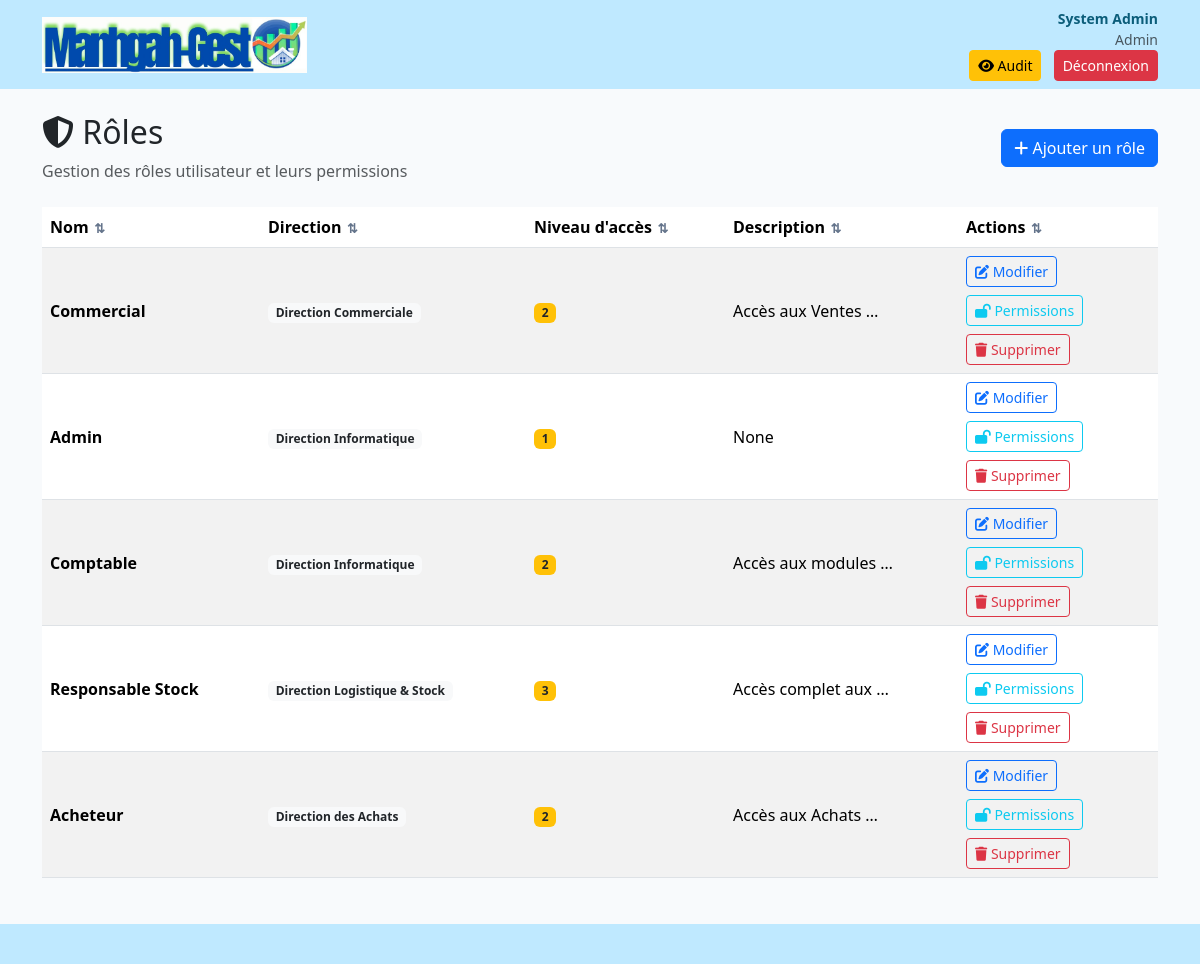
The app's page /roles/ (signed in) with its own data.
### core/models.py (models this page shows, shortened)
class UtilisateurProfile(models.Model):
    user = models.OneToOneField('auth.User', on_delete=models.CASCADE, verbose_name='Compte auth')
    societe = models.ForeignKey(Societe, on_delete=models.PROTECT, verbose_name='Société')
    agence = models.ForeignKey(Agence, on_delete=models.SET_NULL, blank=True, null=True, verbose_name='Agence')
    role = models.ForeignKey(Role, on_delete=models.PROTECT, verbose_name='Rôle')
    nom = models.CharField(max_length=100, verbose_name='Nom')
    prenom = models.CharField(max_length=100, verbose_name='Prénom')
    email = models.EmailField(max_length=100, unique=True, verbose_name='Email')
    telephone = models.CharField(max_length=20, blank=True, null=True, verbose_name='Téléphone')
    photo = models.CharField(max_length=255, blank=True, null=True, verbose_name='Photo')
    actif = models.BooleanField(default=True, verbose_name='Actif')
    derniere_connexion = models.DateTimeField(blank=True, null=True, verbose_name='Dernière Connexion')
    date_creation = models.DateTimeField(auto_now_add=True, verbose_name='Date Création')
    date_modification = models.DateTimeField(auto_now=True, verbose_name='Date Modification')
    class Meta:
        verbose_name = 'Utilisateur'
        verbose_name_plural = 'Utilisateurs'
        ordering = ['nom', 'prenom']
        indexes = [
            models.Index(fields=['societe', 'agence', 'actif']),
        ]

class Role(models.Model):
    DIRECTION_CHOICES = [
        ('Direction Commerciale', 'Direction Commerciale'),
        ('Direction des Achats', 'Direction des Achats'),
        ('Direction des Ressources Humaines', 'Direction des Ressources Humaines'),
        ('Direction de la Production', 'Direction de la Production'),
        ('Direction Logistique & Stock', 'Direction Logistique & Stock'),
        ('Direction Informatique', 'Direction Informatique'),
        ('Direction Juridique', 'Direction Juridique'),
        ('Direction des Projets', 'Direction des Projets'),
    ]
    nom = models.CharField(max_length=50, unique=True, verbose_name='Nom du rôle')
    direction = models.CharField(max_length=50, choices=DIRECTION_CHOICES, blank=True, null=True, verbose_name='Direction')
    description = models.TextField(blank=True, null=True, verbose_name='Description')
    niveau_acces = models.IntegerField(default=1, verbose_name='Niveau d’accès')
    actif = models.BooleanField(default=True, verbose_name='Actif')
    created_at = models.DateTimeField(auto_now_add=True, verbose_name='Créé le')
    class Meta:
        verbose_name = 'Rôle'
        verbose_name_plural = 'Rôles'
        ordering = ['direction', 'niveau_acces', 'nom']
    def __str__(self):
        return self.nom

### core/views.py (the view)
# urls.py: path('roles/', views.role_list, name='role_list'),
@permission_required('role_voir')
def role_list(request):
    roles = Role.objects.all()
    return render(request, 'core/role_list.html', {'roles': roles})

### templates/core/role_list.html
{% extends 'core/base.html' %}
{% block content %}
  <div class="d-flex justify-content-between align-items-center mb-4">
    <div>
      <h2><i class="fas fa-shield-alt"></i> Rôles</h2>
      <p class="text-muted mb-0">Gestion des rôles utilisateur et leurs permissions</p>
    </div>
    <a href="{% url 'role_create' %}{% if request.GET.standalone == '1' %}?standalone=1{% endif %}" class="btn btn-primary">
      <i class="fas fa-plus"></i> Ajouter un rôle
    </a>
  </div>
  <div class="table-responsive">
    <table class="table table-striped table-hover align-middle">
      <thead>
        <tr>
          <th>Nom</th>
          <th>Direction</th>
          <th>Niveau d'accès</th>
          <th>Description</th>
          <th style="width: 200px;">Actions</th>
        </tr>
      </thead>
      <tbody>
        {% for role in roles %}
          <tr>
            <td>
              <strong>{{ role.nom }}</strong>
            </td>
            <td>
              {% if role.direction %}
              <small class="badge bg-light text-dark">{{ role.direction }}</small>
              {% else %}
              <span class="text-muted">-</span>
              {% endif %}
            </td>
            <td>
              <span class="badge bg-warning text-dark">{{ role.niveau_acces }}</span>
            </td>
            <td>{{ role.description|truncatewords:3 }}</td>
            <td>
              <div class="d-flex gap-2 flex-wrap">
                <a href="{% url 'role_update' role.pk %}{% if request.GET.standalone == '1' %}?standalone=1{% endif %}"
                   class="btn btn-sm btn-outline-primary">
                  <i class="fas fa-edit"></i> Modifier
                </a>
                <a href="{% url 'role_permissions' role.pk %}{% if request.GET.standalone == '1' %}?standalone=1{% endif %}"
                   class="btn btn-sm btn-outline-info">
                  <i class="fas fa-lock-open"></i> Permissions
                </a>
                <a href="{% url 'role_delete' role.pk %}{% if request.GET.standalone == '1' %}?standalone=1{% endif %}"
                   class="btn btn-sm btn-outline-danger js-delete-link">
                  <i class="fas fa-trash"></i> Supprimer
                </a>
              </div>
            </td>
          </tr>
        {% empty %}
          <tr>
            <td colspan="5" class="text-center text-muted py-4">
              <i class="fas fa-inbox"></i> Aucun rôle enregistré.
            </td>
          </tr>
        {% endfor %}
      </tbody>
    </table>
  </div>
{% endblock %}

### templates/core/base.html (shortened to what this page needs)
{% load static %}
<!doctype html>
<html lang="fr">
  <head>
    <link href="https://cdn.jsdelivr.net/npm/bootstrap@5.3.2/dist/css/bootstrap.min.css" rel="stylesheet">
    <link href="https://cdnjs.cloudflare.com/ajax/libs/font-awesome/6.4.0/css/all.min.css" rel="stylesheet">
    <link rel="stylesheet" href="{% static 'css/style.css' %}">
  </head>
  <body {% if request.GET.standalone == '1' %}class="standalone-layout"{% endif %}>
    <div class="topbar bg-lightblue py-2">
      <div class="container d-flex align-items-center justify-content-between">
        <div class="d-flex align-items-center">
          <div class="logo me-3">
            <img src="{% static 'img/logo.png' %}" alt="Manhgah-Gest"
                 style="height:56px; width:auto; display:block;"
                 onerror="this.style.display='none'; this.nextElementSibling.style.display='inline'">
          </div>
        </div>
        <div class="text-end">
          {% if user.is_authenticated %}
            {% if user.utilisateurprofile.prenom %}
              <span class="small fw-bold d-block" style="color:#0b5d7a;">{{ user.utilisateurprofile.prenom }} {{ user.utilisateurprofile.nom }}</span>
              <span class="small text-muted d-block">{{ user.utilisateurprofile.role }}</span>
            {% else %}
              <span class="small fw-bold d-block" style="color:#0b5d7a;">{{ user.username }}</span>
            {% endif %}
            {% if user.is_superuser %}
              <a href="{% url 'activity_log' %}" class="btn btn-sm btn-warning me-2">
                <i class="fa-solid fa-eye"></i> Audit
              </a>
            {% endif %}
            <a href="{% url 'logout' %}" class="btn btn-sm btn-danger">Déconnexion</a>
          {% else %}
            <a href="{% url 'login' %}" class="btn btn-sm btn-primary">Connexion</a>
          {% endif %}
        </div>
      </div>
    </div>
    <main class="{% if request.GET.standalone == '1' %}container-fluid px-3 px-md-4 py-4{% else %}container my-4{% endif %}">
      {% block content %}{% endblock %}
    </main>
    {% if request.GET.standalone != '1' %}
    <footer class="footerbar bg-lightblue">
      <div class="container">&nbsp;</div>
    </footer>
    {% endif %}
  </body>
</html>

### static/css/style.css (style rules this page uses)
:root { --purple:#7c3aed }
:root { --purple:#7c3aed; --lightblue:#bfe9ff; --teal:#0ea5a4; --green:#16a34a; --red:#ef4444; --yellow:#f59e0b; --blue:#06b6d4 }
body { background:#f8fafc }
.topbar { background:var(--lightblue); }
.logo { font-weight:700;color:#0b5d7a }
.footerbar { height:40px;background:var(--lightblue);margin-top:30px }

### templates/core/base.html (style rules this page uses)
.table-sortable thead th.sortable-col { cursor: pointer; user-select: none; white-space: nowrap; }

### records on screen
Role: nom "Commercial", direction "Direction Commerciale", niveau_acces "2", description "Accès aux Ventes …"
Role: nom "Admin", direction "Direction Informatique", niveau_acces "1", description "None"
Role: nom "Comptable", direction "Direction Informatique", niveau_acces "2", description "Accès aux modules …"
Role: nom "Responsable Stock", direction "Direction Logistique & Stock", niveau_acces "3", description "Accès complet aux …"
Role: nom "Acheteur", direction "Direction des Achats", niveau_acces "2", description "Accès aux Achats …"

### other values on screen
{{ user.utilisateurprofile.prenom }} "System"
{{ user.utilisateurprofile.nom }} "Admin"
{{ user.utilisateurprofile.role }} "Admin"
